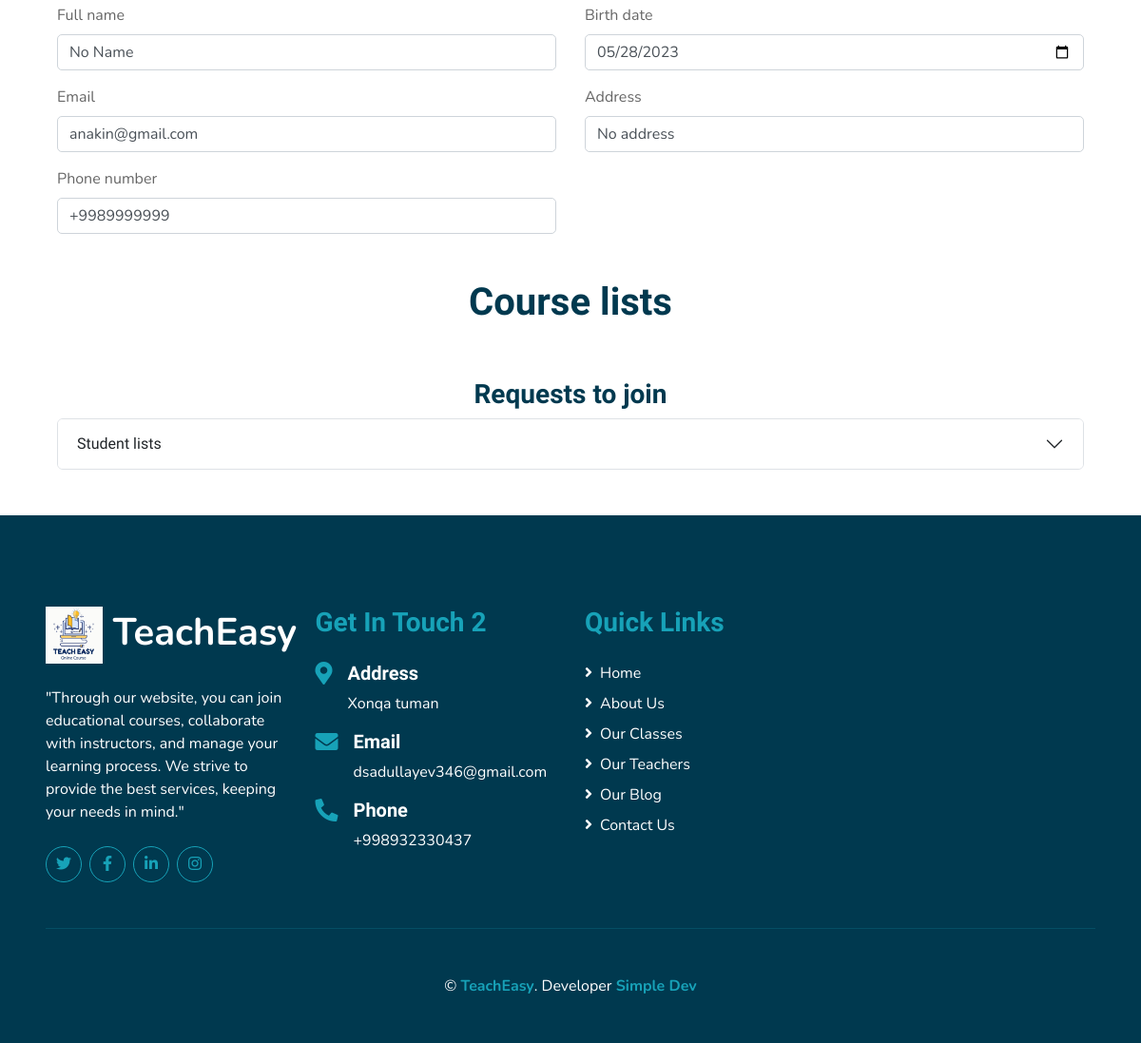
/profile (signed in, lower part), run on an earlier commit of the app's database.
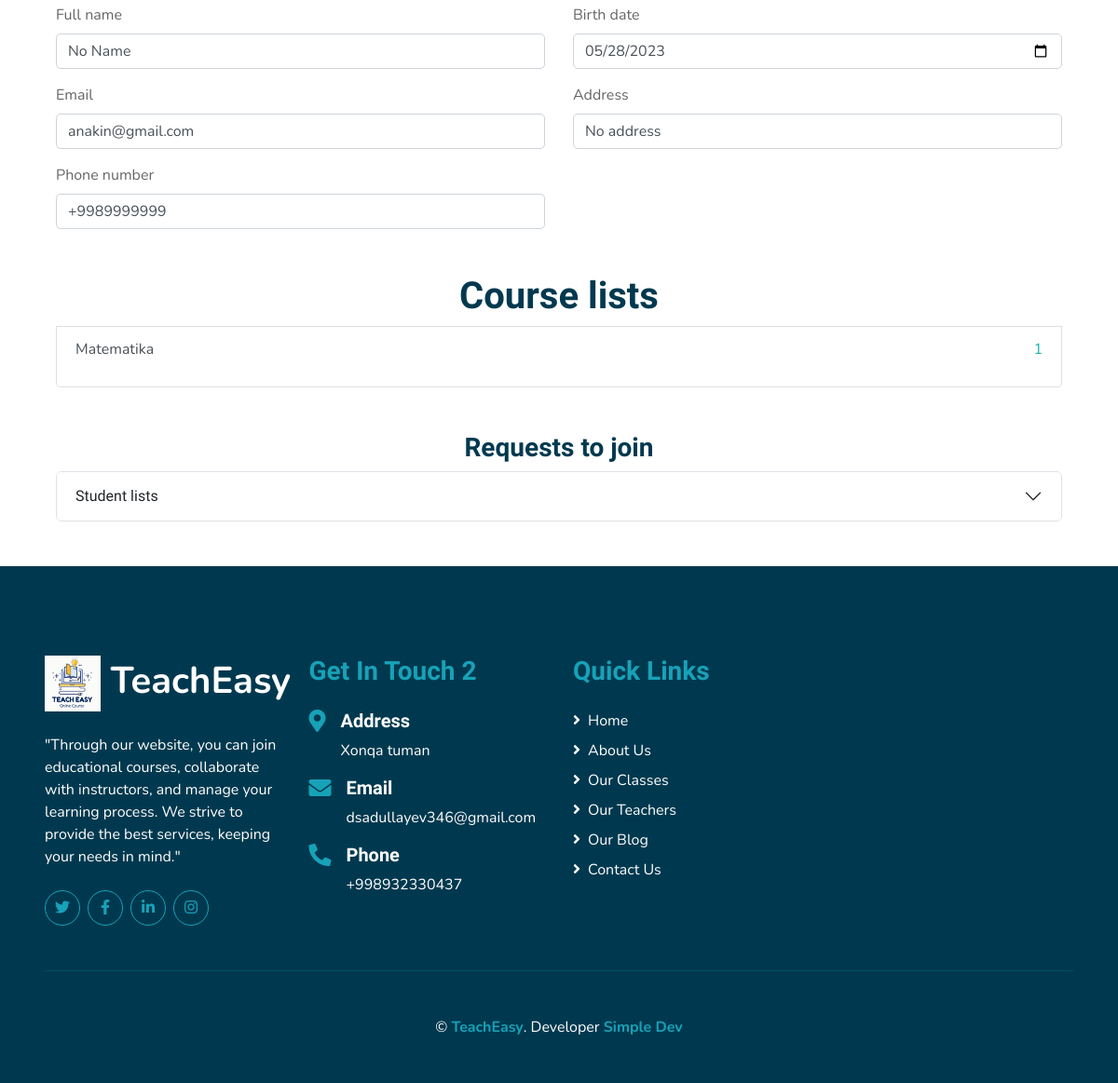
And on a later commit of the database.
### main/models.py (models this page shows, shortened)
class Course(models.Model):
    name = models.CharField(max_length=50)
    description = models.TextField()
    image = models.ImageField(upload_to='courses/')
    price = models.DecimalField(max_digits=10, decimal_places=2)
    start_time = models.TimeField()
    end_time = models.TimeField()
    schedule_days = models.CharField(max_length=70)
    teacher = models.ForeignKey(Teacher,on_delete=models.SET_NULL,null=True)

### main/views.py (the view)
# urls.py: path('profile',profile_view,name='profile'),
@login_required
def profile_view(request):
    join_requests = JoinRequest.objects.filter(joinded=False)
    user = request.user
    if user.role == "TEACHER":
        teacher = Teacher.objects.get(user=user)
        courses = Course.objects.filter(teacher=teacher)
        course_students = CourseStudent.objects.filter(teacher=teacher)
        number = 0
        for course_student in course_students:
            JoinRequest.objects.filter(student=course_student.student).update(joinded=True)
            number += 1
        ctx = {
            'join_requests': join_requests,
            'user': user,
            'courses': courses,
            'course_students': course_students,
            'number': number
        }
        return render(request, 'main/profile.html', ctx)
    else:
        ctx = {
            'join_requests': join_requests,
            'user': user
        }
        return render(request, 'main/profile.html', ctx)

### template/main/profile.html (shortened to what this page needs)
{% extends "main/base.html" %}
{% load static %}
{% block content %}
<div class="container mt-5">
    <div class="container mt-5">
        <div class="d-flex justify-content-center text-center">
            <div>
            </div>
        </div>
        <form class="row g-3">
            <div class="col-md-6">
                <label for="inputEmail4" class="form-label">Full name</label>
                {% if user.first_name or user.last_name %}
                <input type="text" class="form-control" id="inputEmail4"
                    value="{{ user.first_name }} {{ user.last_name }}">
                {% else %}
                <input type="text" class="form-control" id="inputEmail4" value="No Name">
                {% endif %}
            </div>
            <div class="col-md-6">
                <label for="inputPassword4" class="form-label">Birth date</label>
                {% if user.birth_date %}
                <input type="date" class="form-control" id="inputPassword4" value="{{ user.birth_date|date:'Y-m-d'  }}">
                {% else %}
                <input type="date" class="form-control" id="inputPassword4" value="2023-05-28">
                {% endif %}
            </div>
            <div class="col-md-6">
                <label for="inputAddress" class="form-label">Email</label>
                {% if user.email %}
                <input type="email" class="form-control" id="inputAddress" value="{{ user.email }}">
                {% else %}
                <input type="email" class="form-control" id="inputAddress" value="No email">
                {% endif %}
            </div>
            <div class="col-md-6">
                <label for="inputAddress2" class="form-label">Address</label>
                {% if user.address %}
                <input type="text" class="form-control" id="inputAddress2" value="{{ user.address }}">
                {% else %}
                <input type="text" class="form-control" id="inputAddress2" value="No address">
                {% endif %}
            </div>
            <div class="col-md-6">
                <label for="inputCity" class="form-label">Phone number</label>
                {% if user.phone_number %}
                <input type="tel" class="form-control" id="inputCity" value="{{ user.phone_number }}">
                {% else %}
                <input type="tel" class="form-control" id="inputCity" value="+9989999999">
                {% endif %}
            </div>
        </form>
        {% if user.role == 'TEACHER' %}
        <div class="list-group mt-5">
            <h1 class="text-center">Course lists</h1>
            {% for course in courses %}
            <div class="list-group-item list-group-item-action d-flex justify-content-between">
                <p>{{ course.name }}</p>
                {% if number %}
                <p style="color: lightseagreen;">
                    {{ number }}
                </p>
                {% else %}
                <p style="color: rgb(178, 32, 32);">
                    0
                </p>
                {% endif %}
            </div>
            {% endfor %}
        </div>
        <div class="mt-5">
            <h3 class="text-center">Requests to join </h3>
            <div class="accordion" id="accordionExample">
                <div class="accordion-item">
                    <h2 class="accordion-header">
                        <button class="accordion-button collapsed" type="button" data-bs-toggle="collapse"
                            data-bs-target="#collapseOne" aria-expanded="true" aria-controls="collapseOne">
                            Student lists
                        </button>
                    </h2>
                </div>
            </div>
        </div>
        {% endif %}
    </div>
</div>
{% endblock content %}

What changed in the data, as far as the page shows it:
added Course: name "Matematika", number "1"
